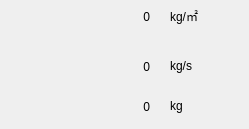
     <widget class="QWidget" name="scrollAreaWidgetContents_6">
      <property name="geometry">
       <rect>
        <x>0</x>
        <y>0</y>
        <width>249</width>
        <height>129</height>
       </rect>
      </property>
      <widget class="QLabel" name="label_99">
       <property name="geometry">
        <rect>
         <x>70</x>
         <y>50</y>
         <width>80</width>
         <height>33</height>
        </rect>
       </property>
       <property name="text">
        <string>0</string>
       </property>
       <property name="alignment">
        <set>Qt::AlignRight|Qt::AlignTrailing|Qt::AlignVCenter</set>
       </property>
      </widget>
      <widget class="QLabel" name="label_85">
       <property name="geometry">
        <rect>
         <x>70</x>
         <y>0</y>
         <width>80</width>
         <height>33</height>
        </rect>
       </property>
       <property name="text">
        <string>0</string>
       </property>
       <property name="alignment">
        <set>Qt::AlignRight|Qt::AlignTrailing|Qt::AlignVCenter</set>
       </property>
      </widget>
      <widget class="QLabel" name="label_42">
       <property name="geometry">
        <rect>
         <x>10</x>
         <y>0</y>
         <width>40</width>
         <height>40</height>
        </rect>
       </property>
       <property name="styleSheet">
        <string notr="true">border-image: url(:/images/parameters/YieldPerSquare.png);</string>
       </property>
       <property name="text">
        <string/>
       </property>
      </widget>
      <widget class="QLabel" name="label_69">
       <property name="geometry">
        <rect>
         <x>10</x>
         <y>40</y>
         <width>40</width>
         <height>40</height>
        </rect>
       </property>
       <property name="styleSheet">
        <string notr="true">border-image: url(:/images/parameters/FeedQuality.png);</string>
       </property>
       <property name="text">
        <string/>
       </property>
      </widget>
      <widget class="QLabel" name="label_90">
       <property name="geometry">
        <rect>
         <x>170</x>
         <y>0</y>
         <width>80</width>
         <height>31</height>
        </rect>
       </property>
       <property name="text">
        <string>kg/㎡</string>
       </property>
      </widget>
      <widget class="QLabel" name="label_91">
       <property name="geometry">
        <rect>
         <x>170</x>
         <y>50</y>
         <width>80</width>
         <height>31</height>
        </rect>
       </property>
       <property name="text">
        <string>kg/s</string>
       </property>
      </widget>
      <widget class="QLabel" name="label_37">
       <property name="geometry">
        <rect>
         <x>10</x>
         <y>80</y>
         <width>40</width>
         <height>40</height>
        </rect>
       </property>
       <property name="styleSheet">
        <string notr="true">border-image: url(:/images/parameters/WeightWet.png);</string>
       </property>
       <property name="text">
        <string/>
       </property>
      </widget>
      <widget class="QLabel" name="weight_wet">
       <property name="geometry">
        <rect>
         <x>90</x>
         <y>90</y>
         <width>60</width>
         <height>33</height>
        </rect>
       </property>
       <property name="text">
        <string>0</string>
       </property>
       <property name="alignment">
        <set>Qt::AlignRight|Qt::AlignTrailing|Qt::AlignVCenter</set>
       </property>
      </widget>
      <widget class="QLabel" name="label_82">
       <property name="geometry">
        <rect>
         <x>170</x>
         <y>90</y>
         <width>45</width>
         <height>31</height>
        </rect>
       </property>
       <property name="text">
        <string>kg</string>
       </property>
      </widget>
     </widget>
